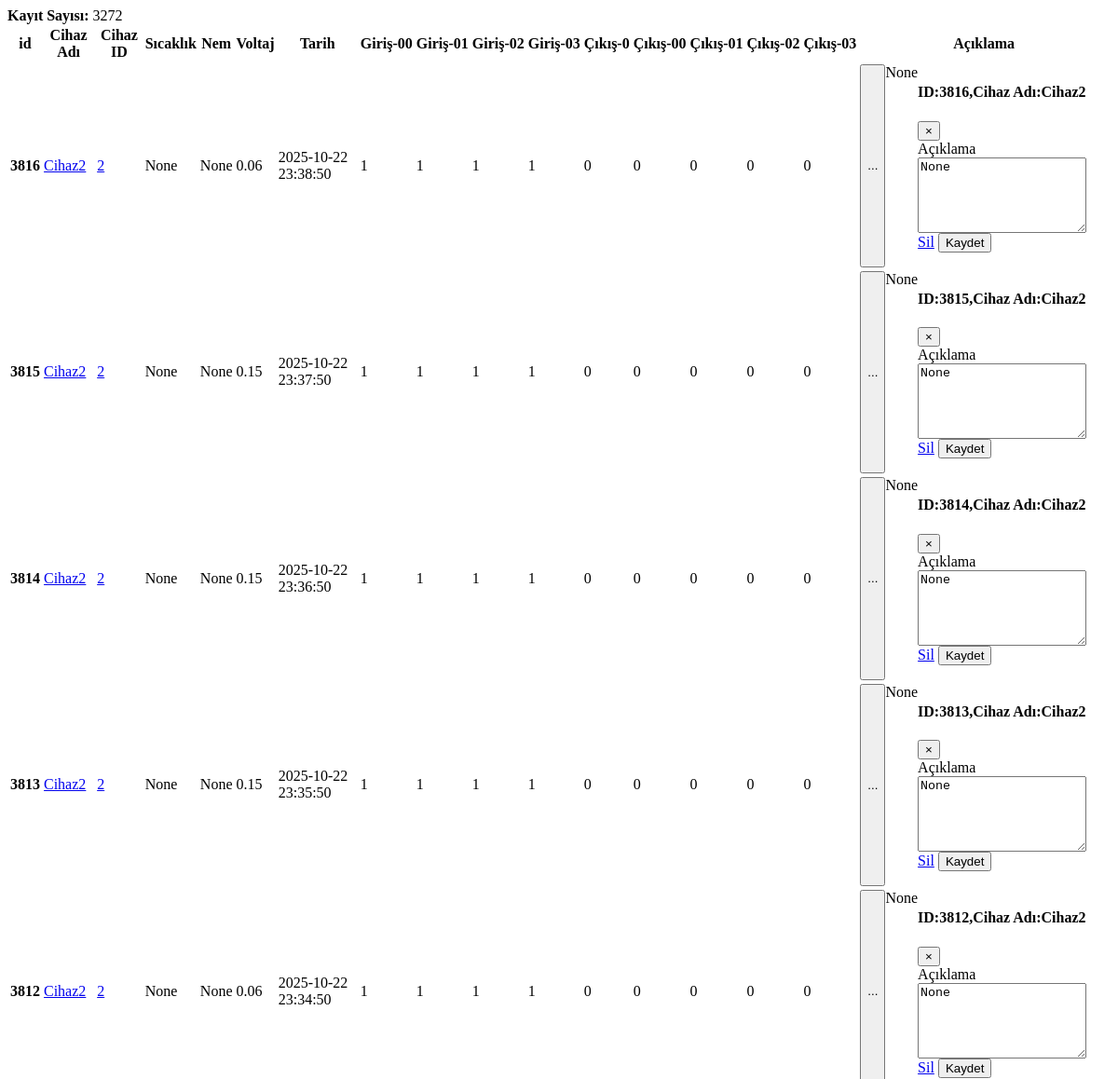
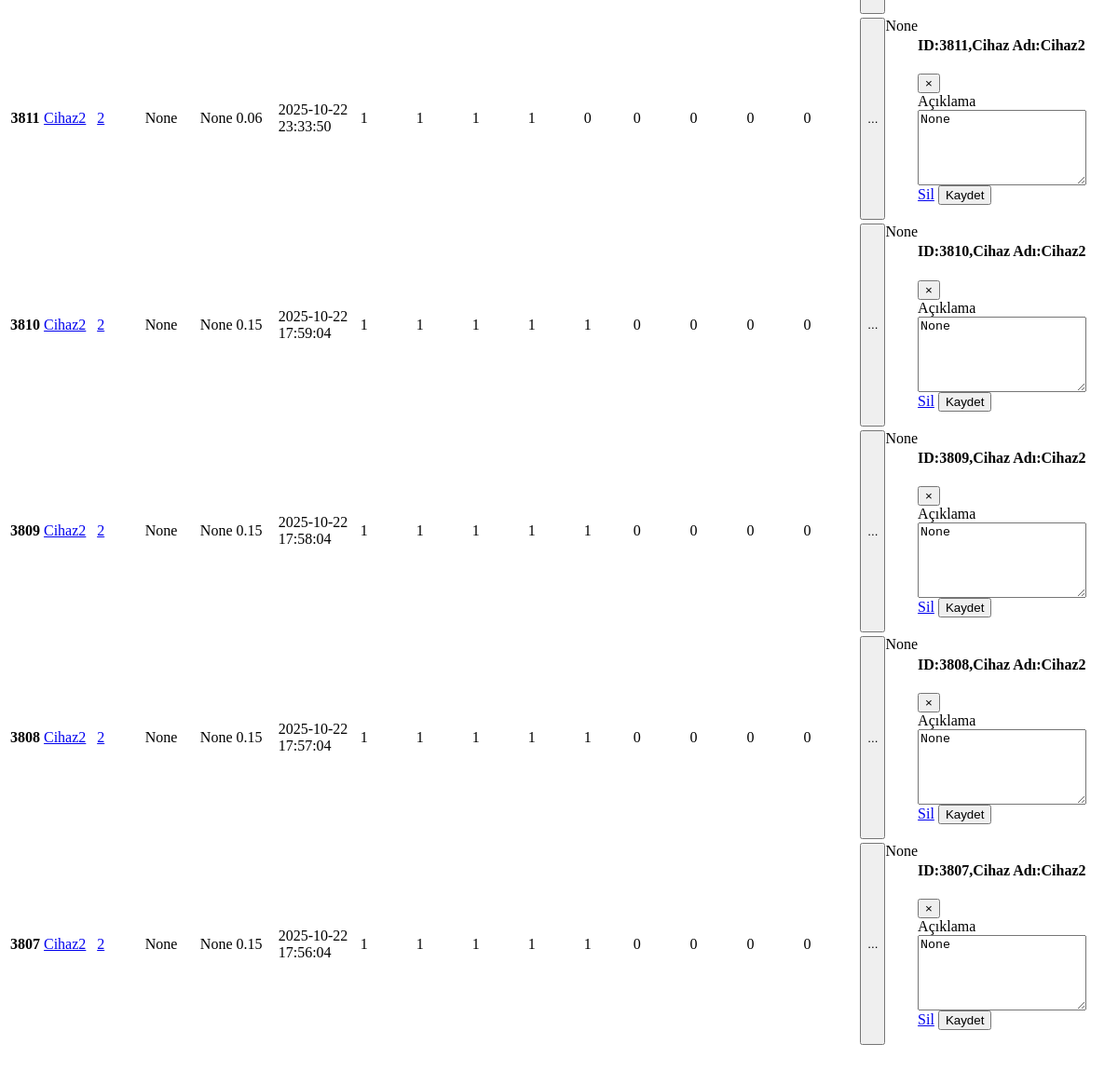
/tempList, run on an earlier commit of the app's database (2 pictures, top to bottom).
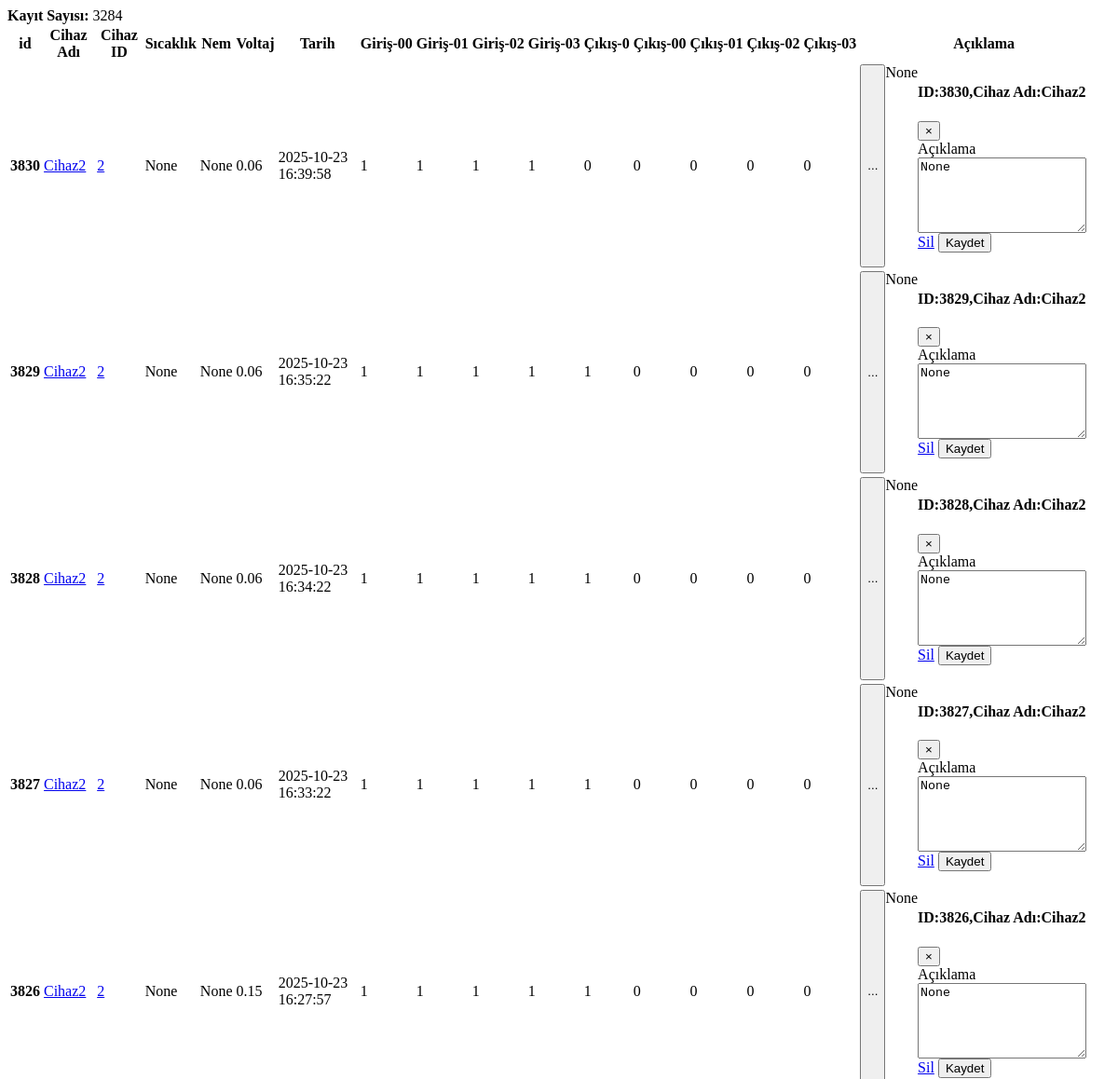
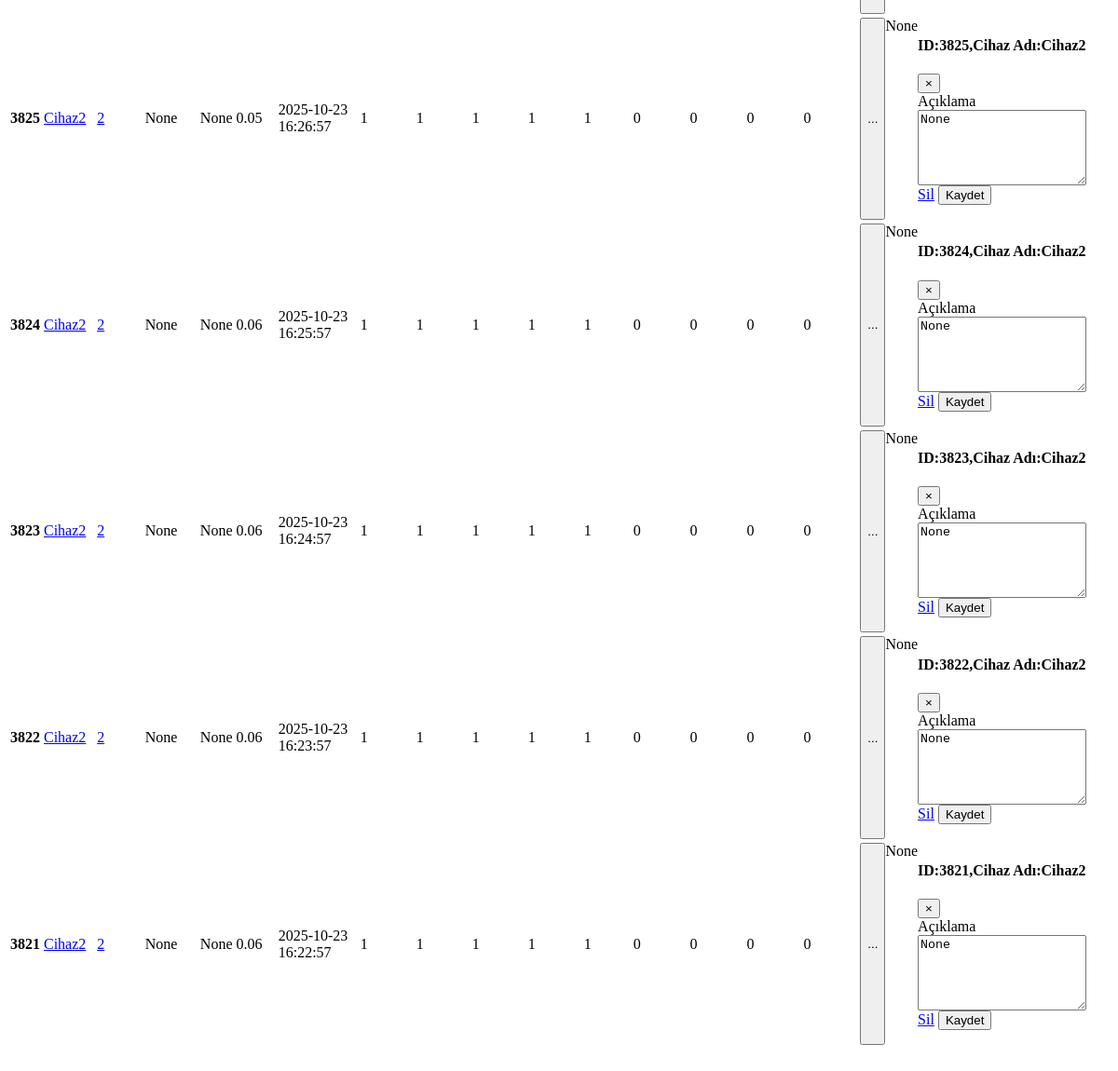
And on a later commit of the database (2 pictures, top to bottom).
### app_monitor/models.py (models this page shows, shortened)
class Temperature(models.Model):
    id=models.BigAutoField(primary_key=True,db_column='ID')
    temperature=models.FloatField(blank=True,null=True)
    humidity=models.FloatField(blank=True,null=True)
    volcum=models.FloatField(blank=True,null=True)
    date=models.DateTimeField()
    mail=models.BooleanField(default=False)
    additionalText=models.CharField(blank=True,null=True, max_length=50)
    device_id=models.ForeignKey(Device,on_delete=models.CASCADE,null=True, blank=True)
    device_name=models.CharField(blank=True,null=True, max_length=50)
    cikis0=models.CharField(blank=True,null=True, max_length=5)
    cikis00=models.CharField(blank=True,null=True, max_length=5)
    cikis01=models.CharField(blank=True,null=True, max_length=5)
    cikis02=models.CharField(blank=True,null=True, max_length=5)
    cikis03=models.CharField(blank=True,null=True, max_length=5)
    input00=models.CharField(blank=True,null=True, max_length=1)
    input01=models.CharField(blank=True,null=True, max_length=1)
    input02=models.CharField(blank=True,null=True, max_length=1)
    input03=models.CharField(blank=True,null=True, max_length=1)
    tag_id=models.ForeignKey(RFID_Kisi,on_delete=models.CASCADE,null=True,blank=True)
    staff_name=models.CharField(blank=True,null=True, max_length=30)

class Device(models.Model):
    device_id=models.IntegerField(primary_key=True,db_column='ID')
    device_name=models.CharField(blank=True,null=True, max_length=20)
    device_ip=models.CharField(blank=True,null=True, max_length=20)
    device_port=models.IntegerField(blank=True,null=True)
    device_function=models.CharField(blank=True,null=True, max_length=20)
    device_state=models.BooleanField(blank=True,null=True,default=False) #241225
    def __str__(self):
        return(f"{self.device_id}")

### app_monitor/views.py (the view)
# urls.py: path('tempList',tempList,name="tempList"),
def tempList(request):
    tempsajax = Temperature.objects.order_by('-id')[:10]
    deviceAll = Temperature.objects.order_by('-id')
    kayit_sayisi_total_ajax = Temperature.objects.count()
    cihaz_isimleri_query=Temperature.objects.values("device_name").distinct()
    cihaz_isimleri=[]
    for cihaz in cihaz_isimleri_query:
        cihaz_isimleri.append(list(cihaz.values())[0]) #cihaz isimlerini dizi olarak elde ettik.
    print("Templist girdi....")
    paginator = Paginator(deviceAll, 10)  # Show 10 contacts per page.
    device_search_count = deviceAll.count()
    page_number = request.GET.get('page')
    devicePaginator = paginator.get_page(page_number)
    tempsajax = paginator.get_page(page_number)
    context=dict(
        tempsajax=tempsajax,
        devicePaginator=devicePaginator,
        kayit_sayisi_total_ajax=kayit_sayisi_total_ajax,
    )
    return render(request, 'app_monitor/temperature_ajax.html', context)

### app_monitor/templates/app_monitor/temperature_ajax.html (shortened to what this page needs)
<b>Kayıt Sayısı: </b>{{kayit_sayisi_total_ajax}} <br>
   <table class="table table-hover">
  <thead>
     <tr>
       <th scope="col">id</th>
       <th scope="col">Cihaz Adı</th>
       <th scope="col">Cihaz ID</th>
       <th scope="col">Sıcaklık</th>
       <th scope="col">Nem</th>
       <th scope="col">Voltaj</th>
       <th scope="col">Tarih</th>
       <th scope="col">Giriş-00</th>
       <th scope="col">Giriş-01</th>
       <th scope="col">Giriş-02</th>
       <th scope="col">Giriş-03</th>
       <th scope="col">Çıkış-0</th>
       <th scope="col">Çıkış-00</th>
       <th scope="col">Çıkış-01</th>
       <th scope="col">Çıkış-02</th>
       <th scope="col">Çıkış-03</th>
       <th scope="col">Açıklama</th>
     </tr>
   </thead>
 <tbody>
 {% for temp in devicePaginator %}
   <tr>
       {% if temp.temperature >= 45 %}
     <th scope="row" style="background-color:#FF0000">{{temp.id}}</th>
     <td style="background-color:#FF0000">{{temp.temperature}}</td>
      <td style="background-color:#FF0000"> {{temp.date|date:'Y-m-d H:i:s'}}</td>
           {% if temp.mailSend == False %}
           <td style="background-color:#FF0000"> {{temp.mailSend}}</td>
           {% else %}
           <td style="background-color:#0000FF"> {{temp.mailSend}}</td>
           {% endif %}
       {% else %}
     <th scope="row" >{{temp.id}}</th>
     <td> <a target="_blank" href="/app_monitor/cihazlar/cihaz_adi={{temp.device_name}}" >{{temp.device_name}}</a> </td>
     <td> <a target="_blank" href="/app_monitor/cihazlar/cihaz_id={{temp.device_id}}" >{{temp.device_id}}</a> </td>
     <td >{{temp.temperature}}</td>
     <td >{{temp.humidity}}</td>
     <td >{{temp.volcum}}</td>
     <td > {{temp.date|date:'Y-m-d H:i:s'}}</td>
     {% if temp.input00 == "0" %} <td style="background-color:orange">{{temp.input00}}</td> {% else %} <td >{{temp.input00}}</td> {% endif %}
     {% if temp.input01 == "0" %} <td style="background-color:orange;">{{temp.input01}}</td> {% else %} <td >{{temp.input01}}</td> {% endif %}
     <td >{{temp.input02}}</td>
     <td >{{temp.input03}}</td>
     <td >{{temp.cikis0}}</td>
     <td >{{temp.cikis00}}</td>
     <td >{{temp.cikis01}}</td>
     <td >{{temp.cikis02}}</td>
     <td >{{temp.cikis03}}</td>
     <td style="display: flex;text-align:start;vertical-align:middle">
      <button type="button" data-bs-toggle="modal" data-bs-target="#modal{{temp.id}}" data-bs-toggle="modal">...</button>
      <span class="d-inline-block text-truncate" style="max-width: 150px;" >{{temp.additionalText}}</span>
      <div class="modal" id="modal{{temp.id}}" data-bs-backdrop="static" tabindex="-1">
        <div class="modal-dialog">
          <div class="modal-content">
            <div class="modal-header">
              <h4 class="modal-title">ID:{{temp.id}},Cihaz Adı:{{temp.device_name}}  </h4>
              <button type="button" class="close" data-bs-dismiss="modal">&times;</button>
            </div>
            <form action="/app_monitor/additional_text">
            <div class="modal-body">
                <div class="mb-3">
                  <label for="acknowledge">Açıklama</label>
                  <textarea class="form-control" name="additional_text" id="additional_text" rows="5" >{{temp.additionalText}}</textarea>
                </div>
              </div>
              <div class="modal-footer">
                <a class="btn btn-secondary" href="/app_monitor/additional_text_sil/{{temp.id}}" > Sil</a>
                <button type="submit" class="btn btn-primary" data-bs-dismiss="modal" id="modal_kaydet">Kaydet </button>
              </div>
            </form>
          </div>
        </div>
      </div>
    </td>
     {% endif %}
   </tr>
 {% endfor %}
 </tbody>
</table>

What changed in the data, as far as the page shows it:
no longer on this page (row unchanged): Temperature: id "3816", device_name "Cihaz2", device_id "2", temperature "None", humidity "None", volcum "0.06", date "2025-10-22 23:38:50", input00 "1", input01 "1", input02 "1", input03 "1", cikis0 "0", cikis00 "0", cikis01 "0", cikis02 "0", cikis03 "0", additionalText "None", additional_text "None"
no longer on this page (row unchanged): Temperature: id "3815", device_name "Cihaz2", device_id "2", temperature "None", humidity "None", volcum "0.15", date "2025-10-22 23:37:50", input00 "1", input01 "1", input02 "1", input03 "1", cikis0 "0", cikis00 "0", cikis01 "0", cikis02 "0", cikis03 "0", additionalText "None", additional_text "None"
no longer on this page (row unchanged): Temperature: id "3814", device_name "Cihaz2", device_id "2", temperature "None", humidity "None", volcum "0.15", date "2025-10-22 23:36:50", input00 "1", input01 "1", input02 "1", input03 "1", cikis0 "0", cikis00 "0", cikis01 "0", cikis02 "0", cikis03 "0", additionalText "None", additional_text "None"
no longer on this page (row unchanged): Temperature: id "3813", device_name "Cihaz2", device_id "2", temperature "None", humidity "None", volcum "0.15", date "2025-10-22 23:35:50", input00 "1", input01 "1", input02 "1", input03 "1", cikis0 "0", cikis00 "0", cikis01 "0", cikis02 "0", cikis03 "0", additionalText "None", additional_text "None"
no longer on this page (row unchanged): Temperature: id "3812", device_name "Cihaz2", device_id "2", temperature "None", humidity "None", volcum "0.06", date "2025-10-22 23:34:50", input00 "1", input01 "1", input02 "1", input03 "1", cikis0 "0", cikis00 "0", cikis01 "0", cikis02 "0", cikis03 "0", additionalText "None", additional_text "None"
no longer on this page (row unchanged): Temperature: id "3811", device_name "Cihaz2", device_id "2", temperature "None", humidity "None", volcum "0.06", date "2025-10-22 23:33:50", input00 "1", input01 "1", input02 "1", input03 "1", cikis0 "0", cikis00 "0", cikis01 "0", cikis02 "0", cikis03 "0", additionalText "None", additional_text "None"
no longer on this page (row unchanged): Temperature: id "3810", device_name "Cihaz2", device_id "2", temperature "None", humidity "None", volcum "0.15", date "2025-10-22 17:59:04", input00 "1", input01 "1", input02 "1", input03 "1", cikis0 "1", cikis00 "0", cikis01 "0", cikis02 "0", cikis03 "0", additionalText "None", additional_text "None"
no longer on this page (row unchanged): Temperature: id "3809", device_name "Cihaz2", device_id "2", temperature "None", humidity "None", volcum "0.15", date "2025-10-22 17:58:04", input00 "1", input01 "1", input02 "1", input03 "1", cikis0 "1", cikis00 "0", cikis01 "0", cikis02 "0", cikis03 "0", additionalText "None", additional_text "None"
no longer on this page (row unchanged): Temperature: id "3808", device_name "Cihaz2", device_id "2", temperature "None", humidity "None", volcum "0.15", date "2025-10-22 17:57:04", input00 "1", input01 "1", input02 "1", input03 "1", cikis0 "1", cikis00 "0", cikis01 "0", cikis02 "0", cikis03 "0", additionalText "None", additional_text "None"
no longer on this page (row unchanged): Temperature: id "3807", device_name "Cihaz2", device_id "2", temperature "None", humidity "None", volcum "0.15", date "2025-10-22 17:56:04", input00 "1", input01 "1", input02 "1", input03 "1", cikis0 "1", cikis00 "0", cikis01 "0", cikis02 "0", cikis03 "0", additionalText "None", additional_text "None"
added Temperature: id "3830", device_name "Cihaz2", device_id "2", temperature "None", humidity "None", volcum "0.06", date "2025-10-23 16:39:58", input00 "1", input01 "1", input02 "1", input03 "1", cikis0 "0", cikis00 "0", cikis01 "0", cikis02 "0", cikis03 "0", additionalText "None", additional_text "None"
added Temperature: id "3829", device_name "Cihaz2", device_id "2", temperature "None", humidity "None", volcum "0.06", date "2025-10-23 16:35:22", input00 "1", input01 "1", input02 "1", input03 "1", cikis0 "1", cikis00 "0", cikis01 "0", cikis02 "0", cikis03 "0", additionalText "None", additional_text "None"
added Temperature: id "3828", device_name "Cihaz2", device_id "2", temperature "None", humidity "None", volcum "0.06", date "2025-10-23 16:34:22", input00 "1", input01 "1", input02 "1", input03 "1", cikis0 "1", cikis00 "0", cikis01 "0", cikis02 "0", cikis03 "0", additionalText "None", additional_text "None"
added Temperature: id "3827", device_name "Cihaz2", device_id "2", temperature "None", humidity "None", volcum "0.06", date "2025-10-23 16:33:22", input00 "1", input01 "1", input02 "1", input03 "1", cikis0 "1", cikis00 "0", cikis01 "0", cikis02 "0", cikis03 "0", additionalText "None", additional_text "None"
added Temperature: id "3826", device_name "Cihaz2", device_id "2", temperature "None", humidity "None", volcum "0.15", date "2025-10-23 16:27:57", input00 "1", input01 "1", input02 "1", input03 "1", cikis0 "1", cikis00 "0", cikis01 "0", cikis02 "0", cikis03 "0", additionalText "None", additional_text "None"
added Temperature: id "3825", device_name "Cihaz2", device_id "2", temperature "None", humidity "None", volcum "0.05", date "2025-10-23 16:26:57", input00 "1", input01 "1", input02 "1", input03 "1", cikis0 "1", cikis00 "0", cikis01 "0", cikis02 "0", cikis03 "0", additionalText "None", additional_text "None"
added Temperature: id "3824", device_name "Cihaz2", device_id "2", temperature "None", humidity "None", volcum "0.06", date "2025-10-23 16:25:57", input00 "1", input01 "1", input02 "1", input03 "1", cikis0 "1", cikis00 "0", cikis01 "0", cikis02 "0", cikis03 "0", additionalText "None", additional_text "None"
added Temperature: id "3823", device_name "Cihaz2", device_id "2", temperature "None", humidity "None", volcum "0.06", date "2025-10-23 16:24:57", input00 "1", input01 "1", input02 "1", input03 "1", cikis0 "1", cikis00 "0", cikis01 "0", cikis02 "0", cikis03 "0", additionalText "None", additional_text "None"
added Temperature: id "3822", device_name "Cihaz2", device_id "2", temperature "None", humidity "None", volcum "0.06", date "2025-10-23 16:23:57", input00 "1", input01 "1", input02 "1", input03 "1", cikis0 "1", cikis00 "0", cikis01 "0", cikis02 "0", cikis03 "0", additionalText "None", additional_text "None"
added Temperature: id "3821", device_name "Cihaz2", device_id "2", temperature "None", humidity "None", volcum "0.06", date "2025-10-23 16:22:57", input00 "1", input01 "1", input02 "1", input03 "1", cikis0 "1", cikis00 "0", cikis01 "0", cikis02 "0", cikis03 "0", additionalText "None", additional_text "None"
Also different on the page:
{{ kayit_sayisi_total_ajax }}: "3272" → "3284"
